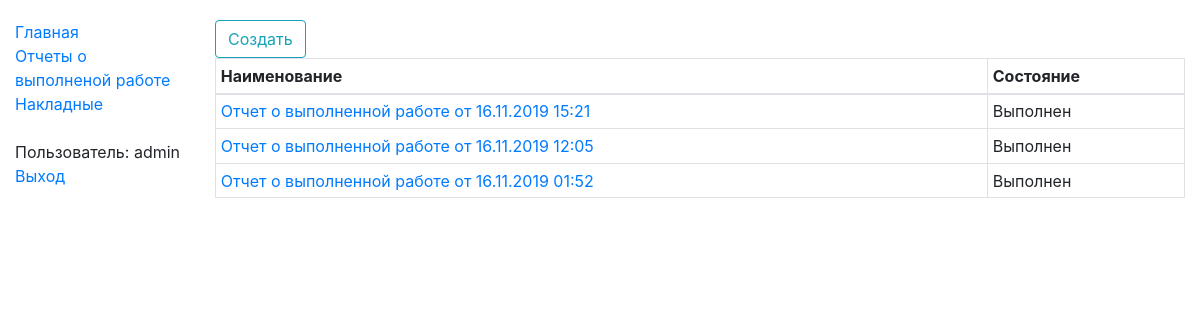
Before: /mnf/shift_result/ (signed in) with the older database file.
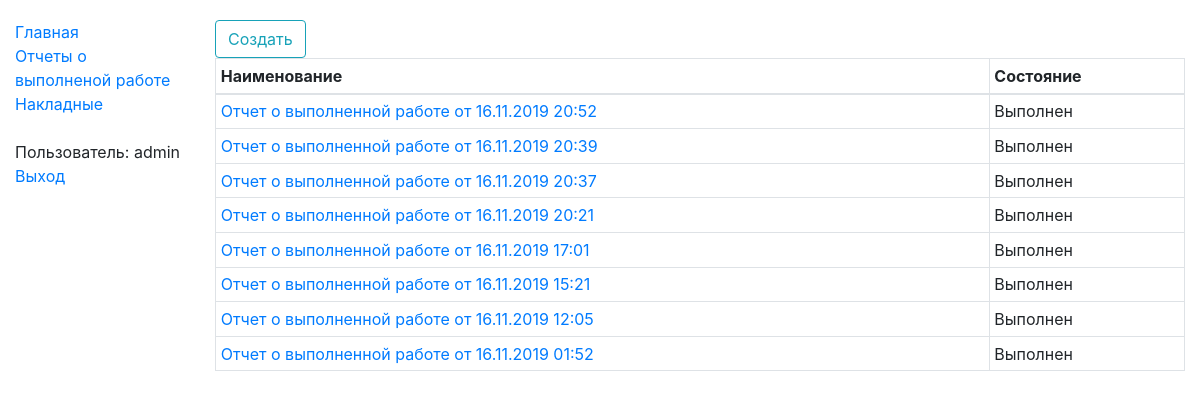
After: the same page with the newer database file.
### mnf/shift/shiftResultModels.py (models this page shows, shortened)
class MnfShiftResult(models.Model):
    STATE_REGISTERING = "100"
    STATE_DONE = "300"
    s_state_choices = ((STATE_REGISTERING, "Оформляется"), (STATE_DONE, "Выполнен"))
    d_create_date = models.DateTimeField("Дата содания", db_index=True)
    s_state = models.CharField("Состояние", max_length=3, choices=s_state_choices, null=False)
    id_act = models.ForeignKey('stocks.StkAct', on_delete=models.PROTECT, null=True, blank=True, verbose_name="Накладная")
    class Meta:
        verbose_name = "Отчет о выполненной работе"
        verbose_name_plural = "Отчеты о выполненной работе"
    def get_absolute_url(self):
        return reverse('mnf_shift_result-detail', args=[str(self.id)])
    def get_head_line(self):
        return "Отчет о выполненной работе от " + localtime(self.d_create_date).strftime('%d.%m.%Y %H:%M')

### mnf/shift/shiftResultViews.py (the view)
# urls.py: path('shift_result/', shiftResultViews.MnfShiftResultListView.as_view(), name='mnf_shift_results'),
class MnfShiftResultListView(LoginRequiredMixin, generic.ListView):
    model = MnfShiftResult
    template_name = 'mnf/shift/mnf_shift_result_list.html'
    paginate_by = 100
    def get_queryset(self):
        return MnfShiftResult.objects.all().order_by("-d_create_date")

### templates/mnf/shift/mnf_shift_result_list.html (shortened to what this page needs)
{% extends "base_generic_content.html" %}
{% block content %}
    <div class="btn-group" role="group" aria-label="Панель интструментов">
        <a class="btn btn-outline-info" href="{% url "mnf_shift_results_new" %}" role="button">Создать</a>
    </div>
    <table class="table table-hover table-bordered table-sm">
        <thead>
            <tr>
                <th>Наименование</th>
                <th>Состояние</th>
            </tr>
        </thead>
        <tbody>
        {% if object_list %}
            {% for object in object_list %}
                <tr class="grid-row" data-id="{{ object.id }}">
                    <td><a href="{{ object.get_absolute_url }}">{{ object.get_head_line }}</a></td>
                    <td {% if object.s_state != "300" %}class="table-warning"{% endif %}>{{ object.get_s_state_display}}</td>
                </tr>
            {% endfor %}
        {% endif %}
        </tbody>
    </table>
{% endblock %}

### templates/base_generic_content.html (shortened to what this page needs)
{% extends "base_generic.html" %}
{% block body %}
    <div class="container-fluid">
        <div class="row">
            <div class="col-sm-2">
                {% block sidebar %}
                    <ul class="sidebar-nav">
                        <li><a href="{% url 'index' %}">Главная</a></li>
                        <li><a href="{% url 'mnf_shift_results' %}">Отчеты о выполненой работе</a></li>
                        <li><a href="{% url 'stk_acts' %}">Накладные</a></li>
                        <br>
                        {% if user.is_authenticated %}
                            <li>Пользователь: {{ user.get_username }}</li>
                            <li><a href="{% url 'logout'%}?next={{request.path}}">Выход</a></li>
                       {% endif %}
                    </ul>
                {% endblock %}
            </div>
            <div class="col-sm-10 ">
                {% block content %}{% endblock %}
            </div>
        </div>
    </div>
{% endblock %}

### templates/base_generic.html (shortened to what this page needs)
<!DOCTYPE html>
<html lang="en">
<head>
    <link rel="stylesheet" href="https://stackpath.bootstrapcdn.com/bootstrap/4.3.1/css/bootstrap.min.css">
  {% load static %}
  <link rel="stylesheet" href="{% static 'css/styles.css' %}">
</head>
<body>
    {% block body %}{% endblock %}
</body>
</html>

### stocks/static/css/styles.css (style rules this page uses)
body { margin-top: 20px; }
.sidebar-nav { padding: 0; list-style: none; }

Changed rows visible on the page:
added MnfShiftResult: get_head_line "Отчет о выполненной работе от 16.11.2019 20:52", s_state "Выполнен"
added MnfShiftResult: get_head_line "Отчет о выполненной работе от 16.11.2019 20:39", s_state "Выполнен"
added MnfShiftResult: get_head_line "Отчет о выполненной работе от 16.11.2019 20:37", s_state "Выполнен"
added MnfShiftResult: get_head_line "Отчет о выполненной работе от 16.11.2019 20:21", s_state "Выполнен"
added MnfShiftResult: get_head_line "Отчет о выполненной работе от 16.11.2019 17:01", s_state "Выполнен"
